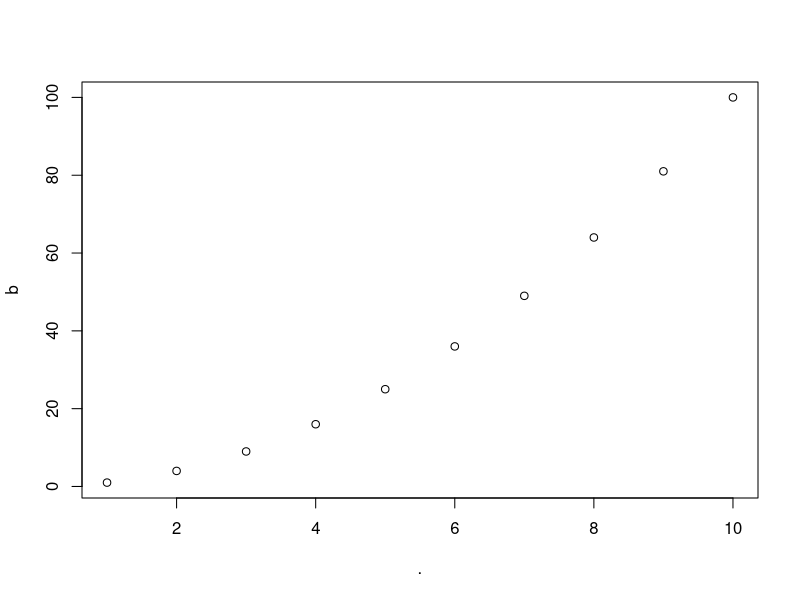
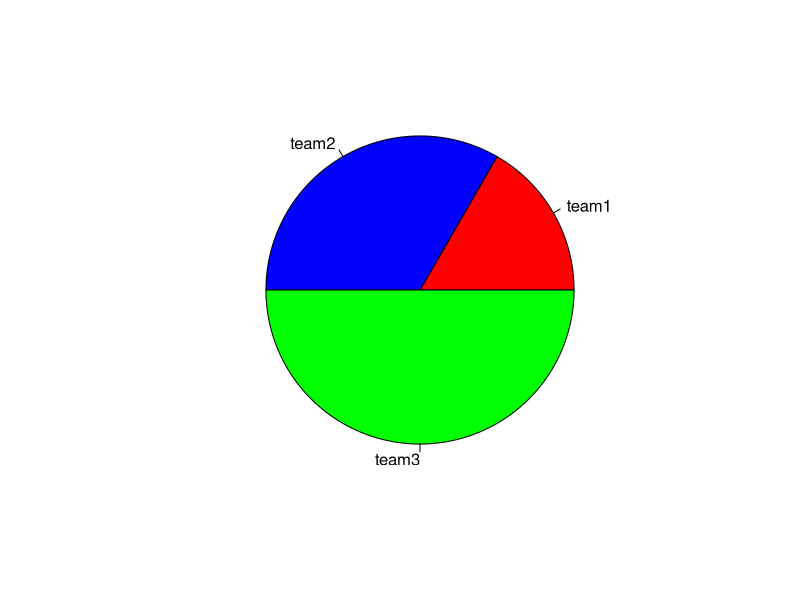
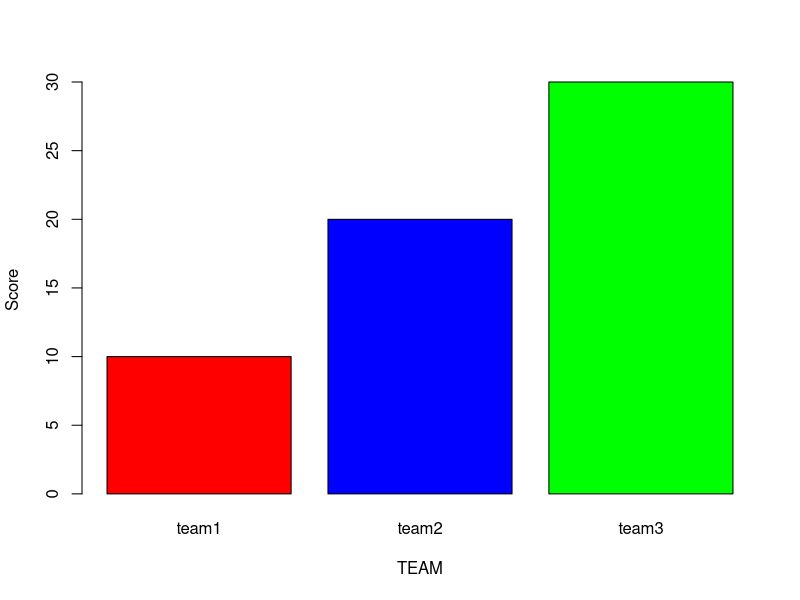
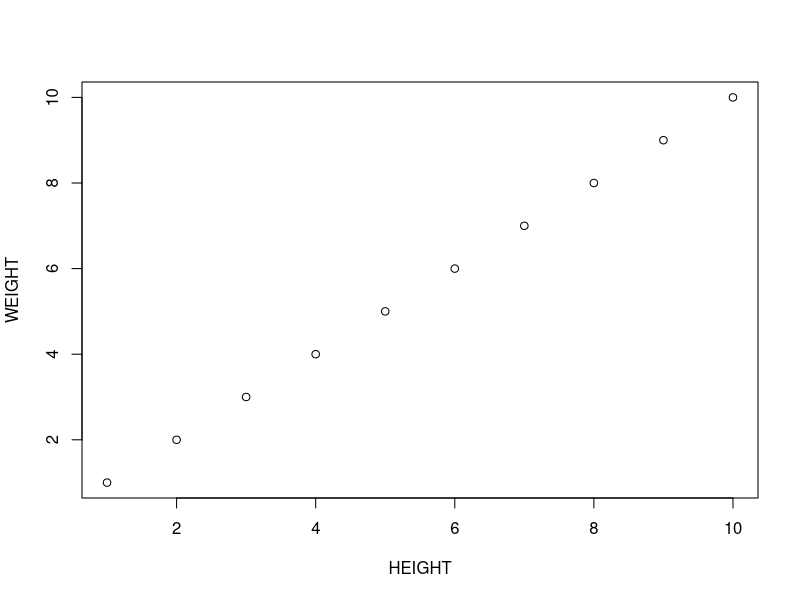
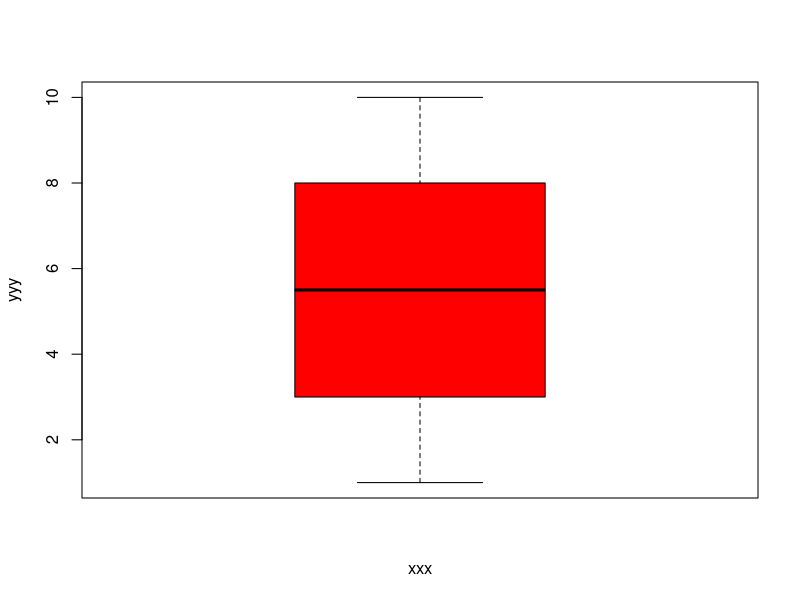
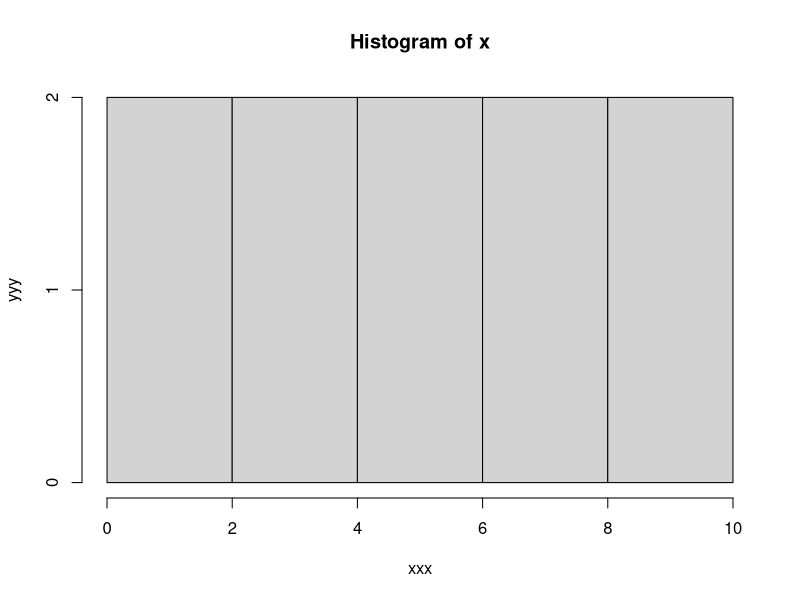

These figures' R source, in order:
library(dplyr)

x <- "Hello World"
x

############################################################################
# install.packages("psych")
# install.packages("descr")
# install.packages("gmodels")
# install.packages("MASS")
# install.packages("Hmisc")
# install.packages("dplyr")
# install.packages("fBasics")
# install.packages("QuantPsyc")
# install.packages("prettyR")
# install.packages("e1071")
# install.packages('abind')
# install.packages('zoo')
# install.packages('xts')
# install.packages('quantmod')
# install.packages('ROCR')
# install.packages("https://cran.r-project.org/src/contrib/Archive/DMwR/DMwR_0.4.1.tar.gz", repos = NULL, type="source")
# install.packages("rpart")
# install.packages("rpart.plot")
# install.packages("party")
# install.packages("nnet")
# install.packages("downloader")
# install.packages("neuralnet")
# install.packages("tree")
# install.packages("caret")
# install.packages("arules")
# install.packages("arulesViz")
# install.packages("lattice")
# install.packages("topicmodels")
# install.packages("wordcloud")
# install.packages("RColorBrewer")
# install.packages("sna")
# install.packages("igraph")
# install.packages("rgl")
# install.packages("rvest")
# install.packages("stringr")
# install.packages("XML")
# install.packages("readxl")
# install.packages("WriteXLS")
# # rJava 설치
# install.packages("multilinguer")	
# library(multilinguer)
# install_jdk()
# # KoNLP 패키지 설치시 참조 또는 이용되는 패키지 설치
# install.packages(c("hash", "tau", "Sejong", "RSQLite", "devtools", "bit", "rex", "lazyeval", "htmlwidgets", "crosstalk", "promises", "later", "sessioninfo", "xopen", "bit64", "blob", "DBI", "memoise", "plogr", "covr", "DT", "rcmdcheck", "rversions"), type = "binary")
# # 깃허브의 KoNLP 패키지 설치
# install.packages("remotes")
# remotes::install_github('haven-jeon/KoNLP', upgrade = "never", INSTALL_opts=c("--no-multiarch"))
# # 텍스트마이닝을 위한 tm 패키지 설치
# require(remotes)
# install_version("tm", version = "0.7-5", repos = "http://cran.us.r-project.org")
# install.packages("ggplot2")
# install.packages("treemap")
# install.packages("aplpack")
# install.packages("raster")
# install.packages("rgeos")
# install.packages("rgdal")
# install.packages("ggmap")
############################################################################

### R 기초 

## 데이타 유형 및 변수 할당 
# numeric integer , double 
x <- 10
mode(x)
x <- 10.5
mode(x)
is.numeric(x)
# character
x <- "홍길동"
mode(x)
is.character(x)
# logical true , false
x <- TRUE
mode(x)
is.logical(x)
# complex number 
x <- 2+3i
mode(x)
# Date
x <- as.Date("2023-10-25")
mode(x)
# Special
x <- NULL
mode(x)
x <- NA
mode(x)
x <- NaN
mode(x)
x <- Inf 
mode(x)
x <- -Inf 
mode(x)

## 연산자 
x <- 6
y <- 3
z <- x+y
z
.a <- 10
.b <- 15
.a + .b
.a - .b
.a * .b
.a / .b
3^2
13%%3
13%/%3
.a < .b
.a <= .b
.a > .b
.a >= .b
.a == .b 
.a != .b
a <- TRUE
b <- FALSE
a | b
a & b
!b
isTRUE(b)

a <- c(1:10)
a
b <- a^2
b
a %>% plot(b)

## 수치계산 및 함수 
5+4^2
1:7
abs(-7)
x <- c(1,2,3)
x
exp(2)
log(7.389056)
log10(1000)
max(1:10)
min(1:10)
sample(5)
mean(1:10)
rnorm(6)
mean(rnorm(6))
median(1:11)
sd(1:10)
sqrt(10)
sum(1:15)
var(1:10)
a <- c(1,2,3)
print(a)
#read.csv("data/data.csv", header=TRUE)
#write.csv(df,"data.csv",row,names=TRUE)

x <- c(10,20,30)
pie(x, labels = c("team1","team2","team3"),col=c("red","blue","green"))

x <- c(10,20,30)
barplot(x, names.arg = c("team1","team2","team3"),col=c("red","blue","green"),xlab="TEAM",ylab="Score")

#women
x <- (1:10) #women@height
y <- (1:10) #women@weight
plot(x, y, xlab="HEIGHT", ylab="WEIGHT")
  
boxplot(x, xlab="xxx", ylab="yyy", col="red")

hist(x, xlab="xxx", ylab="yyy")

### 데이터 구조  
# scalar , vector , matrix , array, list , data frame , factor 

# scalar 
x <- 70
x
# vector
x <- c()
x
# matrix
x <- matrix()
x
# array
x <- array()
x
# list
x <- list()
x
# data frame
x <- data.frame()
x
# factor
x <- factor()
x
